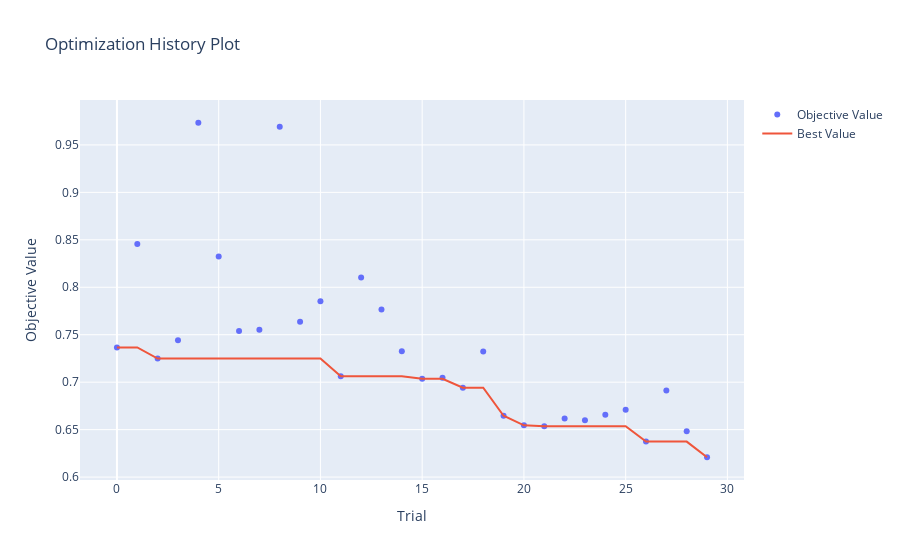

Notebook code cell kept with this figure:
### Code cell
# 하이퍼파라미터 최적화 과정을 확인
optuna.visualization.plot_optimization_history(study_xgb)

### Figure 1 — Plotly figure (JSON) as saved in the notebook; plotly's stock layout.template omitted (floating-point values rounded to 4 significant figures)
{"data": [{"mode": "markers", "name": "Objective Value", "type": "scatter", "x": [0, 1, 2, 3, 4, 5, 6, 7, 8, 9, 10, 11, 12, 13, 14, 15, 16, 17, 18, 19, 20, 21, 22, 23, 24, 25, 26, 27, 28, 29], "y": [0.7366, 0.8455, 0.7249, 0.7443, 0.9734, 0.8324, 0.7539, 0.7552, 0.9693, 0.7636, 0.7853, 0.7063, 0.8104, 0.7765, 0.7325, 0.7036, 0.7047, 0.6941, 0.7324, 0.6647, 0.6545, 0.6536, 0.6618, 0.6598, 0.6658, 0.671, 0.6374, 0.6912, 0.6482, 0.6209]}, {"mode": "lines", "name": "Best Value", "type": "scatter", "x": [0, 1, 2, 3, 4, 5, 6, 7, 8, 9, 10, 11, 12, 13, 14, 15, 16, 17, 18, 19, 20, 21, 22, 23, 24, 25, 26, 27, 28, 29], "y": [0.7366, 0.7366, 0.7249, 0.7249, 0.7249, 0.7249, 0.7249, 0.7249, 0.7249, 0.7249, 0.7249, 0.7063, 0.7063, 0.7063, 0.7063, 0.7036, 0.7036, 0.6941, 0.6941, 0.6647, 0.6545, 0.6536, 0.6536, 0.6536, 0.6536, 0.6536, 0.6374, 0.6374, 0.6374, 0.6209]}, {"marker": {"color": "#cccccc"}, "mode": "markers", "name": "Infeasible Trial", "showlegend": false, "type": "scatter", "x": [], "y": []}], "layout": {"title": {"text": "Optimization History Plot"}, "xaxis": {"title": {"text": "Trial"}}, "yaxis": {"title": {"text": "Objective Value"}}}}
